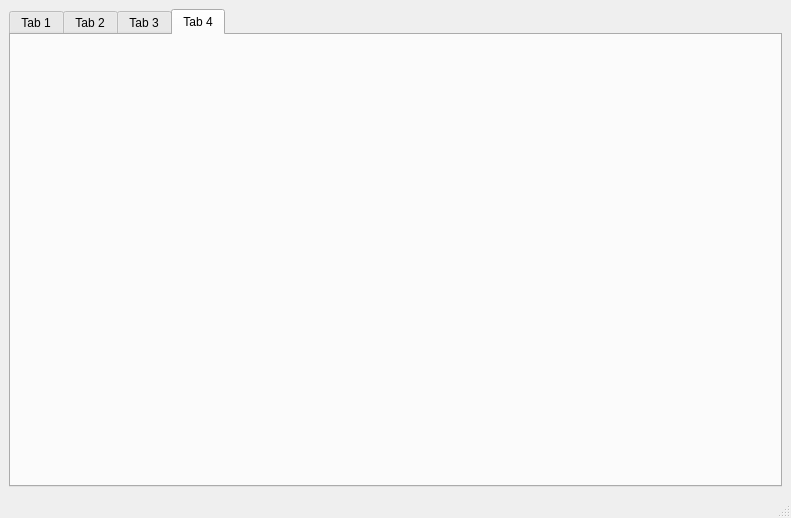
<?xml version="1.0" encoding="UTF-8"?>
<ui version="4.0">
 <class>MainWidgets</class>
 <widget class="QMainWindow" name="MainWidgets">
  <property name="geometry">
   <rect>
    <x>0</x>
    <y>0</y>
    <width>791</width>
    <height>518</height>
   </rect>
  </property>
  <property name="windowTitle">
   <string>MainWidgets</string>
  </property>
  <widget class="QWidget" name="centralwidget">
   <layout class="QVBoxLayout" name="verticalLayout">
    <item>
     <widget class="QTabWidget" name="tabWidget">
      <property name="currentIndex">
       <number>3</number>
      </property>
      <widget class="QWidget" name="ptab1">
       <attribute name="title">
        <string>Tab 1</string>
       </attribute>
      </widget>
      <widget class="QWidget" name="ptab2">
       <attribute name="title">
        <string>Tab 2</string>
       </attribute>
      </widget>
      <widget class="QWidget" name="ptab3">
       <attribute name="title">
        <string>Tab 3</string>
       </attribute>
      </widget>
      <widget class="QWidget" name="ptab4">
       <attribute name="title">
        <string>Tab 4</string>
       </attribute>
      </widget>
     </widget>
    </item>
   </layout>
  </widget>
  <widget class="QMenuBar" name="menubar">
   <property name="geometry">
    <rect>
     <x>0</x>
     <y>0</y>
     <width>791</width>
     <height>21</height>
    </rect>
   </property>
  </widget>
  <widget class="QStatusBar" name="statusbar"/>
 </widget>
 <resources/>
 <connections/>
</ui>
